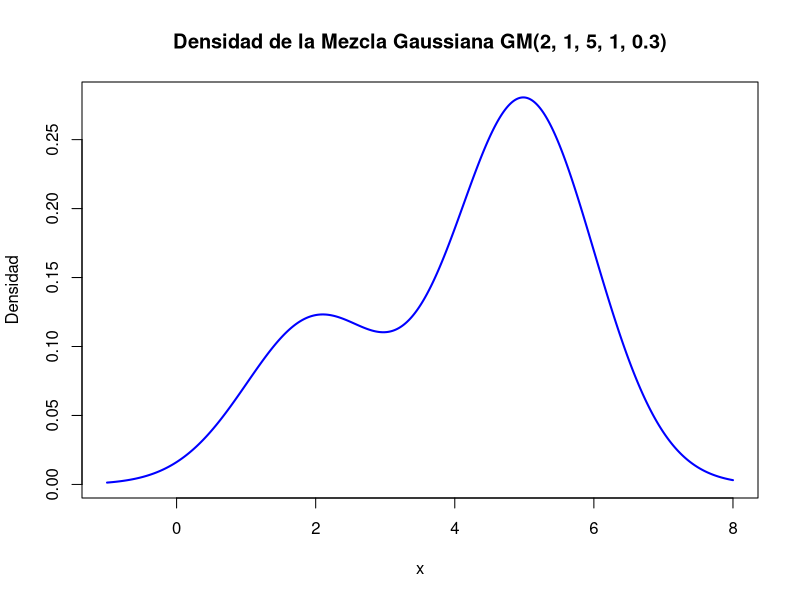

This chart was generated by the following R code:
## ---- chunk 1
knitr::opts_chunk$set(echo = TRUE)

rm(list=ls())

library(mclust)
## ---- chunk 2
data<-quakes
## ---- chunk 3
# Establecemos el rango de x
x <- seq(-1, 8, length.out = 500)

# Componentes de la mezcla
densidad1 <- dnorm(x, mean = 2, sd = 1)
densidad2 <- dnorm(x, mean = 5, sd = 1)

# Mezcla ponderada de las densidades
w1 <- 0.3  # Peso de la primera gaussiana
densidad_mezcla <- w1 * densidad1 + (1 - w1) * densidad2

# Graficamos la densidad conjunta
plot(x, densidad_mezcla, type = "l", col = "blue", lwd = 2,
     main = "Densidad de la Mezcla Gaussiana GM(2, 1, 5, 1, 0.3)",
     xlab = "x", ylab = "Densidad")

## ---- chunk 4

## ---- chunk 5

## ---- chunk 6
# En el simple empleamos las funciones estándar existentes de AIC y BIC

# Emplearemos esta librería para calcular el AIC y el BIC del modelo de mezcla gaussiana.

## ---- chunk 7

## ---- chunk 8

## ---- chunk 9
